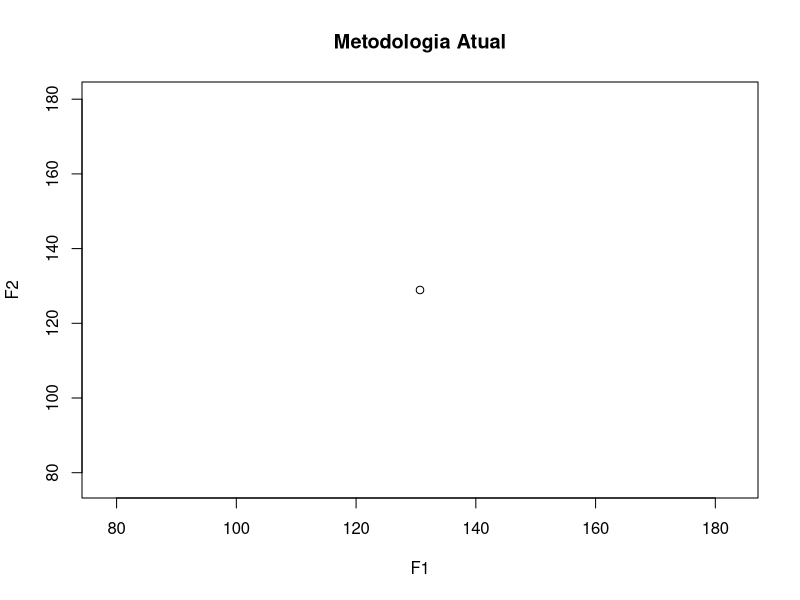

Write R code to recreate this figure.
#Carregar dados aleatorios
database<-read.csv(file = "TESTE.csv",sep =";")

#Calculo do IDP com pesos iguais para F1 e F2
IDP_05_peso <- as.numeric((database[[2]]+database[[1]])*0.5)

#Criacao da Matrix IDP_0.5 e Custos
Matrix_IDP_Custo <- cbind(IDP_05_peso[order(IDP_05_peso,decreasing = TRUE)],database[,3][order(IDP_05_peso,decreasing = TRUE)],database[,1][order(IDP_05_peso,decreasing = TRUE)],database[,2][order(IDP_05_peso,decreasing = TRUE)])

#Atribuicao de nomes nas colunas da Matrix
colnames(Matrix_IDP_Custo) <- c("IDP","Custo","F1","F2")

#Selecao das obras ateh atingir a restricao
soma <- 0
Matrix_IDP_Custo_selecao <- c(FALSE)
for (i in 1:400)
        {
        if (soma < 10000.0)
                {
                soma <- soma + as.numeric(Matrix_IDP_Custo[i,2])
                Matrix_IDP_Custo_selecao[i] <- TRUE
                }
        else
                Matrix_IDP_Custo_selecao[i] <- FALSE
        
        
}

# Quantidade de obras selecionadas
quantidade_obras_selecionadas <- sum(Matrix_IDP_Custo_selecao)
F1_metodologia_atual <- sum(Matrix_IDP_Custo[,3][Matrix_IDP_Custo_selecao])
F2_metodologia_atual <- sum(Matrix_IDP_Custo[,4][Matrix_IDP_Custo_selecao])

# Plotagem de F1 e F2 no grafico.
plot(F1_metodologia_atual,F2_metodologia_atual, xlab = "F1", ylab = "F2", main = "Metodologia Atual")

# devo fazer isso para comparar as abordagens
#plot(c(150,F1),c(145,F2))